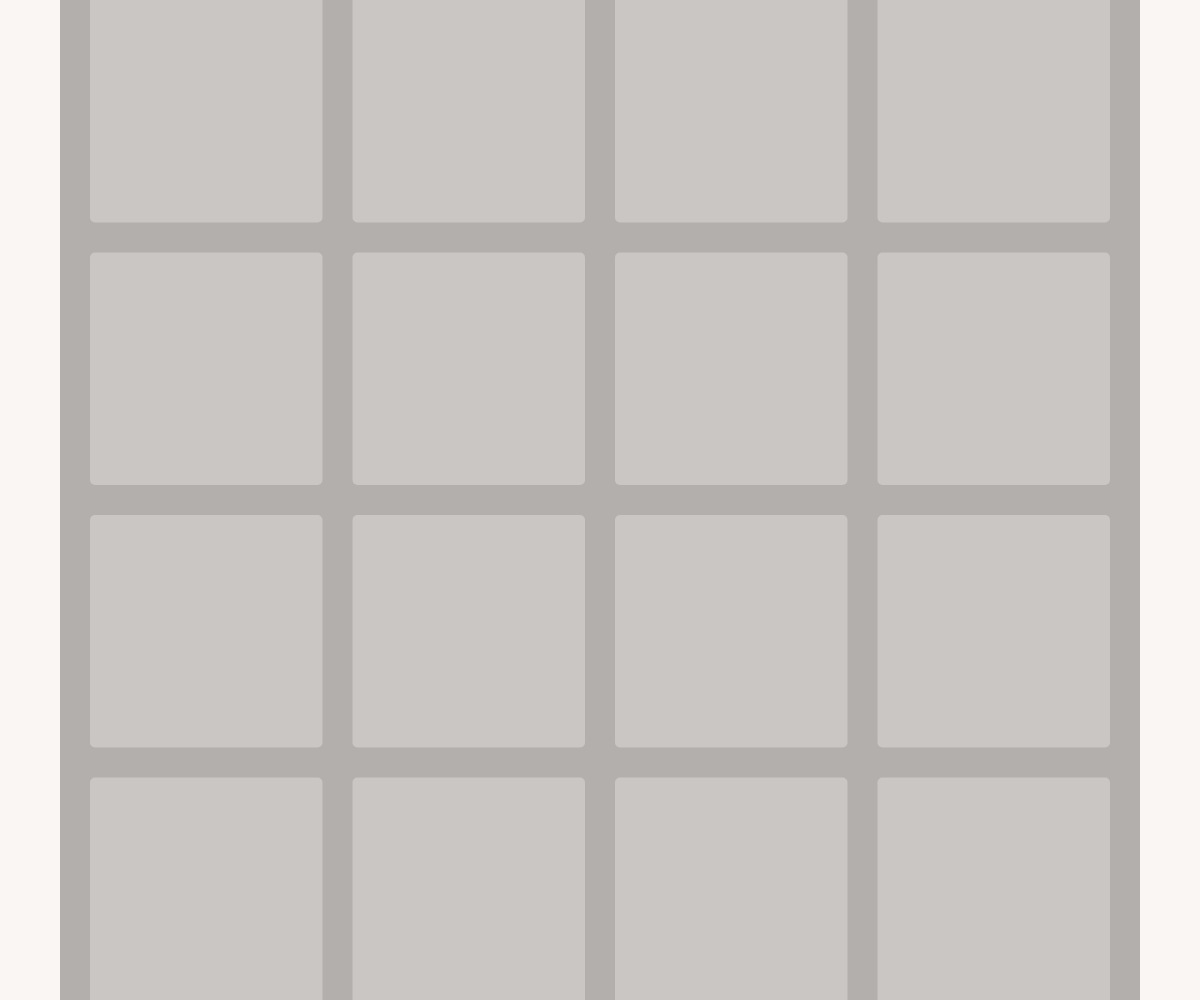
Frame 1 (no input)
Frame 60 (no input): identical to frame 1, image omitted
Frame 120 (the mouse pressed at the canvas centre since frame 60): identical to frame 1, image omitted

The p5.js sketch that drew this single still picture (run headless with seeded random() and noise() and a simulated clock; from frame 60 on, the mouse is pressed at the canvas centre):

// p5.js sketch
// ── sketch.js
//noprotect

var colors = {
  0 : [200, 200, 200],
  2 : [225, 225, 225],
  4 : [225, 220, 200],
  8 : [250, 175, 125],
  16 : [250, 125, 50],
  32 : [250, 100, 100],
  64 : [225, 50, 25],
  128: [250, 225, 100],
  256 : [240, 210, 90],
  512 : [235, 195, 70],
  1024 : [230, 185, 40],
  2048 : [240, 200, 50],
  4096 : [50, 215, 125],
  8192 : [45, 150, 100],
  16384 : [0, 0, 0],
  32768 : [0, 0, 0],
  65536 : [0, 0, 0]
};
var margin, squareSize;
var squares = [[0, 0, 0, 0], [0, 0, 0, 0], [0, 0, 0, 0], [0, 0, 0, 0]];
var points = [];
var tracking = true;

function setup() {
  createCanvas(windowWidth, windowHeight);
  margin = width/20;
  squareSize = (width-margin*2.5)/4-margin/2;
}

function mousePressed() {
  points = [];
  tracking = true;
}

function draw() {
  background(255);
  if (points.length>60) {
    points = [];
    tracking = false;
  } else if (tracking) {
    points.push(createVector(mouseX, mouseY));
    if (points.length>0) {
      if (dist(points[0].x, points[0].y, mouseX, mouseY) > 50) {
        var mouse = createVector(mouseX, mouseY);
        squares = updated(squares, points[0], mouse);
        tracking = false;
        var randPos = createVector(floor(random(squares.length)), floor(random(squares[0].length)));
        while (squares[randPos.x][randPos.y]!=0) {
          randPos = createVector(floor(random(squares.length)), floor(random(squares[0].length)));
        }
        if (floor(random(2))==0) {
          squares[randPos.x][randPos.y] = 2;
        } else {
          squares[randPos.x][randPos.y] = 4;
        }
        var zeroTest = 1;
        for (x=0; x<squares.length; x++) {
          for (y=0; y<squares[0].length; y++) {
            zeroTest*=squares[x][y];
          }
        }
        if (zeroTest!=0) {
          squares = [[0, 0, 0, 0], [0, 0, 0, 0], [0, 0, 0, 0], [0, 0, 0, 0]];
        }
      }
    }
  }
  push();
  fill(175);
  noStroke();
  rect(margin, height/2-width/2+margin, width-margin*2, width-margin*2, 5);
  for (x=0; x<squares.length; x++) {
    for (y=0; y<squares[0].length; y++) {
      push();
      fill(colors[squares[x][y]][0], colors[squares[x][y]][1], colors[squares[x][y]][2]);
      var xPos = margin*1.5+x*(squareSize+margin/2);
      var yPos = height/2-width/2+margin*1.5+y*(squareSize+margin/2);
      rect(xPos, yPos, squareSize, squareSize, 5);
      textAlign(CENTER, CENTER);
      if (squares[x][y]<1000) {
        textSize(squareSize/2);
      } else {
        textSize(squareSize/3);
      }
      textStyle(BOLD);
      if (squares[x][y]<8) {
        fill(75);
      } else {
        fill(255);
      }
      if (squares[x][y] != 0) {
        text(squares[x][y], xPos+squareSize/2, yPos+squareSize/2);
      }
      pop();
    }
  }
  background(200, 175, 150, 30);
  pop();
  
}

function updated(squares, first, last) {
  var freeX;
  var freeY;
  if (abs(first.x-last.x)>abs(first.y-last.y)) {
    if (first.x-last.x>=0) {
      for (y=0; y<squares[0].length; y++) {
        freeX = 0;
        for (x=0; x<squares.length; x++) {
          if (squares[x][y] != 0) {
            if (freeX==0 || squares[freeX-1][y]!=squares[x][y]) {
              squares[freeX][y] = squares[x][y];
              if (freeX!=x) {
                squares[x][y] = 0;
              }
            } else {
              squares[freeX-1][y] *= 2;
              squares[x][y] = 0;
              freeX--;
            }
            freeX++;
          } 
        }
      }
    } else {
      for (y=0; y<squares[0].length; y++) {
        freeX = 3;
        for (x=squares.length-1; x>=0; x--) {
          if (squares[x][y] != 0) {
            if (freeX==3 || squares[freeX+1][y]!=squares[x][y]) {
              squares[freeX][y] = squares[x][y];
              if (freeX!=x) {
                squares[x][y] = 0;
              }
            } else {
              squares[freeX+1][y] *= 2;
              squares[x][y] = 0;
              freeX++;
            }
            freeX--;
          } 
        }
      }
    }
  } else if (first.y-last.y>=0) {
    for (x=0; x<squares.length; x++) {
      freeY = 0;
      for (y=0; y<squares[0].length; y++) {
        if (squares[x][y] != 0) {
          if (freeY==0 || squares[x][freeY-1]!=squares[x][y]) {
            squares[x][freeY] = squares[x][y];
            if (freeY!=y) {
              squares[x][y] = 0;
            }
          } else {
            squares[x][freeY-1] *= 2;
            squares[x][y] = 0;
            freeY--;
          }
          freeY++;
        } 
      }
    }
  } else {
    for (x=0; x<squares.length; x++) {
      freeY = 3;
      for (y=squares[0].length-1; y>=0; y--) {
        if (squares[x][y] != 0) {
          if (freeY==3 || squares[x][freeY+1]!=squares[x][y]) {
            squares[x][freeY] = squares[x][y];
            if (freeY!=y) {
              squares[x][y] = 0;
            }
          } else {
            squares[x][freeY+1] *= 2;
            squares[x][y] = 0;
            freeY++;
          }
          freeY--;
        } 
      }
    }
  }
  return squares;
}
